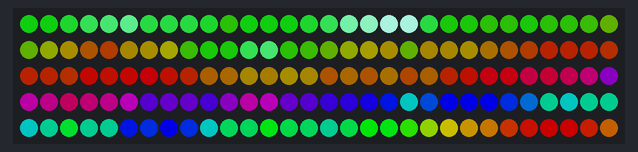
Recording of a sketch running on a simulated Arduino Uno, built with avr-gcc and run on an emulated ATmega328P. On the bench: 150 RGB LEDs in strip order, left to right, continuing on the next row. Random numbers use the default seed unless the sketch sets one.

Above: at 0.33 s.
At 5.11 s:
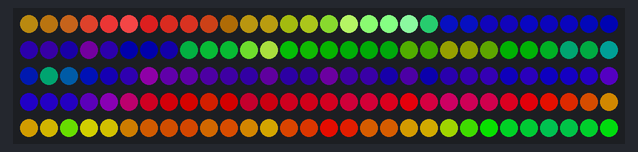
At 10.11 s:
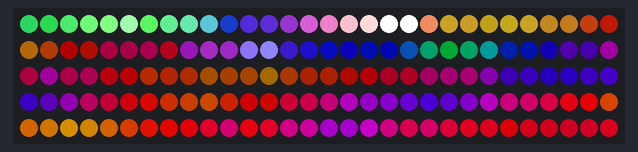
At 19.89 s:
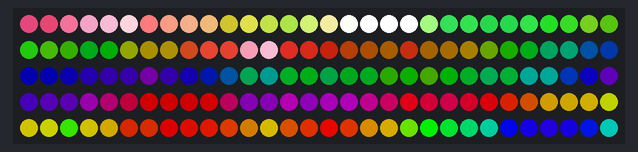
At 29.67 s:
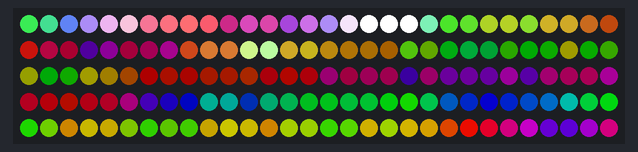
At 39.68 s:
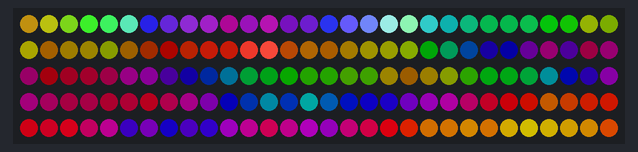

The sketch:

fastledshow.ino
```cpp
#include <FastLED.h>
#include <math.h>
#define NUM_LEDS 150
#define DATA_PIN 13

CRGB leds[NUM_LEDS];

static int XCOORD[150] = {
96.83098591549296,
88.02816901408451,
80.28169014084507,
72.1830985915493,
62.323943661971825,
48.59154929577465,
37.32394366197183,
22.183098591549296,
15.492957746478872,
11.267605633802818,
8.450704225352112,
4.929577464788732,
0.35211267605633806,
3.5211267605633805,
1.056338028169014,
12.676056338028168,
0.7042253521126761,
1.7605633802816902,
7.394366197183098,
10.211267605633804,
11.971830985915492,
10.56338028169014,
13.380281690140844,
17.253521126760564,
17.6056338028169,
17.95774647887324,
32.3943661971831,
36.971830985915496,
54.22535211267606,
57.3943661971831,
55.28169014084507,
73.94366197183099,
75.35211267605634,
80.63380281690141,
84.15492957746478,
89.08450704225352,
98.94366197183099,
100.0,
97.88732394366197,
97.53521126760563,
98.94366197183099,
98.23943661971832,
98.23943661971832,
96.83098591549296,
94.71830985915493,
99.29577464788733,
94.36619718309859,
92.6056338028169,
91.19718309859155,
85.91549295774648,
80.63380281690141,
68.30985915492957,
57.04225352112676,
46.83098591549296,
50.0,
35.563380281690144,
26.408450704225352,
33.80281690140845,
16.901408450704224,
15.140845070422534,
11.619718309859154,
1.4084507042253522,
0.0,
7.394366197183098,
5.28169014084507,
13.732394366197184,
13.028169014084506,
17.6056338028169,
24.647887323943664,
25.704225352112676,
30.28169014084507,
35.91549295774648,
39.08450704225352,
49.647887323943664,
55.28169014084507,
62.676056338028175,
65.84507042253522,
70.4225352112676,
82.04225352112677,
94.01408450704226,
90.84507042253522,
89.43661971830986,
83.80281690140845,
81.33802816901408,
84.50704225352112,
83.80281690140845,
75.35211267605634,
67.25352112676056,
58.45070422535211,
51.76056338028169,
42.25352112676056,
35.563380281690144,
27.11267605633803,
24.295774647887324,
19.366197183098592,
19.718309859154928,
19.366197183098592,
22.887323943661972,
28.87323943661972,
36.61971830985916,
52.816901408450704,
59.859154929577464,
65.84507042253522,
69.71830985915493,
79.5774647887324,
80.28169014084507,
78.87323943661971,
76.40845070422534,
78.52112676056338,
74.29577464788733,
68.30985915492957,
60.56338028169014,
52.46478873239436,
41.19718309859155,
35.563380281690144,
31.338028169014088,
21.47887323943662,
20.070422535211268,
25.704225352112676,
21.830985915492956,
27.464788732394368,
30.985915492957744,
33.45070422535211,
38.38028169014084,
45.42253521126761,
55.28169014084507,
52.816901408450704,
64.7887323943662,
60.56338028169014,
72.88732394366197,
67.6056338028169,
56.33802816901409,
57.3943661971831,
63.02816901408451,
67.25352112676056,
69.01408450704226,
65.14084507042254,
64.43661971830986,
52.46478873239436,
44.71830985915493,
40.49295774647887,
41.54929577464789,
40.845070422535215,
46.83098591549296,
42.95774647887324,
44.36619718309859,
49.29577464788733,
52.112676056338024,
52.112676056338024,
54.5774647887324,
};

static int YCOORD[150] = {
78.91737891737893,
83.76068376068376,
85.47008547008546,
92.02279202279202,
96.86609686609687,
94.01709401709401,
100.0,
94.01709401709401,
92.02279202279202,
88.31908831908832,
82.05128205128204,
70.37037037037037,
69.51566951566952,
60.96866096866097,
55.27065527065527,
47.57834757834758,
41.5954415954416,
31.908831908831907,
25.356125356125357,
15.669515669515668,
17.94871794871795,
4.843304843304843,
4.843304843304843,
1.7094017094017095,
0.0,
2.564102564102564,
3.418803418803419,
4.273504273504273,
9.686609686609685,
13.675213675213676,
0.8547008547008548,
2.849002849002849,
14.245014245014245,
9.116809116809117,
26.780626780626783,
25.925925925925924,
24.216524216524217,
14.814814814814813,
35.32763532763533,
35.61253561253561,
36.75213675213676,
48.148148148148145,
52.13675213675214,
49.85754985754986,
54.700854700854705,
57.54985754985755,
56.98005698005698,
60.3988603988604,
60.68376068376068,
67.23646723646723,
76.35327635327636,
85.47008547008546,
82.05128205128204,
82.62108262108262,
73.50427350427351,
75.21367521367522,
70.65527065527066,
58.97435897435898,
63.53276353276354,
53.84615384615385,
43.01994301994302,
56.98005698005698,
47.293447293447294,
47.008547008547005,
35.04273504273504,
31.339031339031337,
20.22792022792023,
20.22792022792023,
17.37891737891738,
10.256410256410255,
11.11111111111111,
9.401709401709402,
1.9943019943019942,
8.262108262108262,
10.256410256410255,
9.686609686609685,
13.105413105413104,
18.233618233618234,
21.367521367521366,
18.803418803418804,
29.914529914529915,
31.908831908831907,
32.47863247863248,
40.74074074074074,
49.002849002849004,
50.427350427350426,
55.84045584045584,
57.54985754985755,
56.69515669515669,
57.26495726495726,
60.68376068376068,
57.54985754985755,
53.561253561253565,
44.729344729344724,
39.03133903133903,
31.62393162393162,
27.635327635327634,
19.08831908831909,
15.954415954415953,
12.82051282051282,
14.245014245014245,
20.7977207977208,
16.23931623931624,
27.92022792022792,
28.774928774928775,
33.61823361823362,
40.17094017094017,
43.58974358974359,
44.15954415954416,
49.572649572649574,
54.98575498575499,
53.27635327635327,
51.566951566951566,
49.85754985754986,
44.44444444444444,
43.87464387464387,
41.88034188034188,
33.903133903133906,
29.629629629629626,
18.233618233618234,
12.82051282051282,
9.401709401709402,
5.128205128205128,
5.698005698005698,
8.547008547008547,
10.826210826210826,
18.233618233618234,
17.94871794871795,
22.79202279202279,
25.64102564102564,
35.32763532763533,
24.501424501424502,
28.49002849002849,
38.74643874643874,
39.88603988603989,
44.15954415954416,
46.15384615384615,
44.729344729344724,
41.5954415954416,
37.89173789173789,
41.88034188034188,
35.8974358974359,
32.763532763532766,
30.484330484330485,
28.49002849002849,
31.908831908831907,
30.76923076923077,
31.62393162393162,
31.62393162393162,
29.629629629629626,
};

static int ZCOORD[150] = {
88.3295452691791,
88.08526950535858,
90.07006106214419,
92.62401378927851,
93.36907525922865,
94.02618657937808,
91.63467655550782,
91.79589584092305,
91.21817074563239,
90.63555197894634,
86.92247880768414,
88.88524884319045,
88.64341991506761,
88.97075215729348,
90.04192245162062,
92.41875146130465,
95.9632648400585,
96.44447586060649,
97.75747508305648,
97.2787108982062,
91.18391504586458,
87.96428707363889,
87.97896808782508,
86.99941819684521,
86.49618565501792,
87.98019150567393,
86.65985177613085,
86.16762999494321,
85.49950791415414,
83.11656181522584,
83.29246211482729,
81.30277688664626,
78.41048115664643,
72.81035392119014,
70.82556236440452,
77.09748193419642,
78.7427070702677,
80.1583374567046,
85.59724540674566,
87.48185263524203,
87.65652951699462,
92.6044391036969,
93.03684934560738,
86.6512878511889,
85.75846469216089,
83.37429517538374,
81.47745376839885,
79.33144292619801,
78.68044869529282,
83.7114147604004,
77.93294038964498,
77.93294038964498,
78.75861150230274,
75.78937638314184,
72.40730570765207,
70.26496511899778,
68.12262453034347,
68.53056641527695,
68.36812371201287,
69.2731810495294,
68.03956805193816,
68.86401574674707,
69.85335298051776,
65.07033293277726,
66.47250572287683,
65.89111037403961,
63.75366345678073,
66.79739112940499,
68.10672009830841,
73.05585310285953,
74.54352920706211,
77.35521529435434,
76.51241633181266,
78.17232248207011,
77.92804671824959,
72.64057071083295,
74.37496941455379,
72.15324260104072,
75.94080832576627,
71.90040291227822,
73.31236304516858,
68.11283718755269,
66.21599578056777,
62.67025898396507,
62.168249859986624,
58.37579046386567,
59.36268086193866,
57.87500475773608,
55.49817574805204,
50.55148957919863,
53.02483266362533,
54.76412503874157,
56.41057359266167,
55.995291200635094,
54.518625857072166,
52.128339251050775,
47.76060159533688,
48.33832669062753,
48.91482836806934,
46.43903844794493,
50.3902702937834,
53.186051949040575,
52.18692737247908,
48.65220133651603,
47.408800996134,
45.188297600469795,
44.187949606059455,
42.53049029149969,
39.88369374316925,
34.28968359695722,
37.09158234145864,
40.233047506674424,
40.72649270571091,
40.489557448983476,
38.01988461810332,
36.38199998912518,
33.001152731484254,
34.07599327935795,
33.33337864510551,
33.832940933386254,
34.07599327935795,
33.170935941841435,
28.886254764532843,
33.74621420143439,
33.716852173061966,
39.18267531577774,
38.760052416658056,
40.490780866832324,
38.255596456981905,
34.464360478709814,
31.33268265628483,
31.34002316337794,
26.874548015072506,
30.41906139382636,
31.408398627597045,
33.387073095138405,
30.825779860910984,
25.05464599724867,
26.301716591177254,
22.102538727971684,
18.146413210737805,
15.836736247424025,
12.37650276492434,
10.228045087025789,
5.77847437075542,
2.80679241589682,
0.0,
0.6571113201494201,
3.044951090473109,
8.491199547607266,
};

void setup() {
  // put your setup code here, to run once:
  FastLED.addLeds<WS2811, DATA_PIN>(leds, NUM_LEDS);
  randomSeed(46);
}

//CALM EFFECTS

void natural(int led, unsigned long time) {
  if (random(100000)>99995) {
    leds[led] = CHSV( 255,
                      0,
                      255);
  } else {
    leds[led] = CHSV(  25-random(10),
                       200+random(55),
                       128);
  }
}

void rainbow(int led, unsigned long time) {
  leds[led] = CHSV( (time/200 + 255*(led/(2*float(NUM_LEDS)))), 255, 128);
}

void radar(int led, unsigned long time) {
  int centerx = 50+50*sin(float(time)/1000.0);
  int centery = 50+50*cos(float(time)/1000.0);
  int centerz = 50;
  float dist = sqrt(sq(XCOORD[led]-centerx) + sq(YCOORD[led]-centery) + sq(ZCOORD[led]-centerz));

  int v = 60 + 30*sin((time/10 + dist*5)/100);
  leds[led] = CHSV(0,2*v,v);
}

void rainbow_horizontal(int led, unsigned long time) {
  int centerx = 50;
  int centery = 50;
  int centerz = 50;

  leds[led] = CHSV( (time/80 + XCOORD[led]*2)%255, 255, 128);

}

void rainbow_angle(int led, unsigned long time) {
  int centerx = 50;
  int centery = 50;

  float angle = float(atan2(YCOORD[led] - centery, XCOORD[led] - centerx))/(2*3.1415926)*255;

  leds[led] = CHSV( int(angle + time/80)%255, 255, 128);

}


void coolball(int led, unsigned long time) {

  const int centerx = 50;
  const int centery = 50;
  const int centerz = 70;

  int x = XCOORD[led];
  int y = YCOORD[led];
  int z = ZCOORD[led];


  float ballx = sin(float(time)/4000)*50 + centerx;
  float bally = cos(float(time)/3000)*50 + centery;
  float ballz = sin(float(time)/1760)*50 + centerz;

  float distancesq = pow(ballx-x, 2) + pow(bally-y, 2) + pow(ballz-z, 2);

  leds[led] = CHSV(30-max(10,30-0.1*distancesq)+random(5),200+random(10),max(50,200-0.05*distancesq));

}

//CRAZY EFFECTS

void coolball_presentation(int led, unsigned long time) {

  const int centerx = 50;
  const int centery = 50;
  const int centerz = 70;

  int x = XCOORD[led];
  int y = YCOORD[led];
  int z = ZCOORD[led];


  float ballx = sin(float(time)/1000)*50 + centerx;
  float bally = cos(float(time)/600)*50 + centery;
  float ballz = sin(float(time)/760)*50 + centerz;

  float distancesq = pow(ballx-x, 2) + pow(bally-y, 2) + pow(ballz-z, 2);

  leds[led] = CHSV(max(0,200-0.2*distancesq),200,max(0,200-0.05*distancesq));

}


void sweep_presentation(int led, unsigned long time) {

  int v = 128+128*sin(float(time)/400+float(XCOORD[led]+ZCOORD[led])/20);
  leds[led] = CHSV(v,v,v);
}
void sweep2_presentation(int led, unsigned long time) {

  int v = 128+128*sin(float(time)/400+float(XCOORD[led])/20);
  int w = 128+128*sin(float(time)/400+float(YCOORD[led])/20);
  int u = 128+128*sin(float(time)/400+float(ZCOORD[led])/20);
  leds[led] = CRGB(v,w,u);
}

void rainbow_presentation(int led, unsigned long time) {
  leds[led] = CHSV( (time/20 + 255*(2*led/(float(NUM_LEDS)))), 255, 128);
}

void energy_collapse(int led, unsigned long time) {
  int centerx = 30;
  int centery = 50;
  int centerz = 70;
  float dist = sqrt(sq(XCOORD[led]-centerx) + sq(YCOORD[led]-centery) + sq(ZCOORD[led]-centerz));

  int v = pow(sin(dist/10+float(time)/400),2)*200;
  leds[led] = CHSV(dist*dist/100,220,v);
}

void rising_sectors(int led, unsigned long time) {
  float x = XCOORD[led];
  float y = YCOORD[led];
  float z = ZCOORD[led];

  int centerx = 50;
  int centery = 50;

  int sector = 4*float(PI + atan2(YCOORD[led] - centery, XCOORD[led] - centerx))/(2*PI);

  //leds[led] = CHSV(sector * (255.0/6),220,255);
  //if (ZCOORD[led] > 80)
  // leds[led] = CHSV(255,0,255);

  float top_glow = ( pow( sin(time/250.0) +  max(ZCOORD[led]-60,0)/3.0, 2) );
  float phase = max(0,(0.5+sin(ZCOORD[led]/5.0 - sector%2*time/500.0 + (1-sector%2)*time/1000.0))/1.5);
  leds[led] = CHSV( 128+(sector%2)*128,max(0,128-top_glow), min(255, phase*255 +   top_glow));

}


void center_pulse(int led, unsigned long time) {
  int centerx = 50;
  int centery = 50;
  int centerz = 70;
  float dist = sqrt(sq(XCOORD[led]-centerx) + sq(YCOORD[led]-centery) + sq(ZCOORD[led]-centerz));

  if (dist < sin(float(time)/500)*60)
    leds[led] = CHSV(0,0,100);
  else
    leds[led] = CHSV(0,0,0);

}

void rotate_x(float *x, float *y, float *z, float angle) {
  *y =  *y * cos(angle) - *z * sin(angle);
  *z =  *y * sin(angle) + *z * cos(angle);
}

void rotate_y(float *x, float *y, float *z, float angle) {
  *x =  *x * cos(angle) + *z * sin(angle);
  *z = -*x * sin(angle) + *z * cos(angle);
}

void rotate_z(float *x, float *y, float *z, float angle) {
  *x =  *x * cos(angle) - *y* sin(angle);
  *y =  *x * sin(angle) + *y* cos(angle);
}

void rotating_rainbow(int led, unsigned long time) {
  //[0,100] -> [-0.5,0.5]
  float x = (XCOORD[led]-50)/100.0;
  float y = (YCOORD[led]-50)/100.0;
  float z = (ZCOORD[led]-50)/100.0;

  float x_angle = time/11000.0;
  float y_angle = time/3000.0;
  float z_angle = time/7000.0;

  rotate_x( &x,&y,&z, x_angle );
  rotate_y( &x,&y,&z, y_angle );
  rotate_z( &x,&y,&z, z_angle );

  //[-0.5,-0.5] -> [0,1]
  x = x+0.5;
  y = y+0.5;
  z = z+0.5;


  float top_glow = ( pow( sin(time/500.0) +  max(ZCOORD[led]-75,0)/5.0, 2) );

  leds[led] = CHSV(z*400, max(0,255-top_glow*10) , min(255, top_glow*10 + 100+60*(1+sin(ZCOORD[led]/20.0-time/800.0))));
  //leds[led] = CRGB(max(0,min(255,x*255)),max(0,min(255,y*255)),max(0,min(255,z*255)));
}

//HELPERS

void run_effect(void (*effect)(int led, unsigned long time),int first_led,int led_count,unsigned long duration_millis) {
  unsigned long start = millis();
  unsigned long now = millis();
  while ((now - start) < duration_millis) {
    now = millis();
    for (int i=first_led; i<led_count; i++) {
      effect(i, now);
    }
    FastLED.show();
  }
}

void effect_transition_scroll(void (*effect1)(int led, unsigned long time), void (*effect2)(int led, unsigned long time), unsigned long duration_millis) {
  unsigned long start = millis();
  unsigned long now = millis();
  while ((now - start) < duration_millis) {
    now = millis();
    int transition_spot = NUM_LEDS*(now - start)/duration_millis;
    for (int i=0; i<transition_spot; i++) {
      effect2(i, now);
    }
    for (int i=transition_spot; i<NUM_LEDS; i++) {
      effect1(i, now);
    }
    FastLED.show();
  }
}

void loop() {
    //run_effect(coolball, 0, NUM_LEDS, 7000);
    //run_effect(rising_sectors, 0, NUM_LEDS, 7000);
    run_effect(rotating_rainbow, 0, NUM_LEDS, 7000);

    //run_effect(rainbow_angle, 0, NUM_LEDS, 7000);
    //effect_transition_scroll(coolball_presentation, sweep_presentation, 1000);
    //run_effect(sweep_presentation, 0, NUM_LEDS, 7000);
    //effect_transition_scroll(sweep_presentation, sweep2_presentation, 1000);
    //run_effect(sweep2_presentation, 0, NUM_LEDS, 7000);
    //effect_transition_scroll(sweep2_presentation, rainbow_presentation, 1000);
    //run_effect(rainbow_presentation, 0, NUM_LEDS, 7000);
    //effect_transition_scroll(rainbow_presentation, energy_collapse, 1000);
    //run_effect(energy_collapse, 0, NUM_LEDS, 7000);
    //effect_transition_scroll(energy_collapse, coolball_presentation, 1000);
}
```
